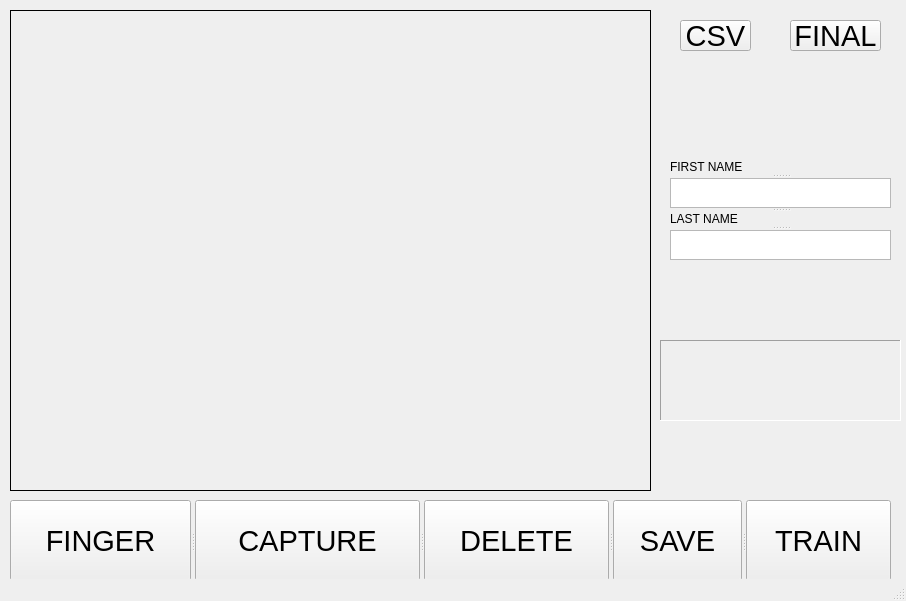
<?xml version="1.0" encoding="UTF-8"?>
<ui version="4.0">
 <class>REGISTRATION</class>
 <widget class="QMainWindow" name="REGISTRATION">
  <property name="geometry">
   <rect>
    <x>0</x>
    <y>0</y>
    <width>906</width>
    <height>601</height>
   </rect>
  </property>
  <property name="windowTitle">
   <string>MainWindow</string>
  </property>
  <widget class="QWidget" name="centralwidget">
   <widget class="QLabel" name="warningText">
    <property name="geometry">
     <rect>
      <x>660</x>
      <y>340</y>
      <width>241</width>
      <height>81</height>
     </rect>
    </property>
    <property name="font">
     <font>
      <family>Arial</family>
      <pointsize>10</pointsize>
     </font>
    </property>
    <property name="frameShape">
     <enum>QFrame::Panel</enum>
    </property>
    <property name="frameShadow">
     <enum>QFrame::Sunken</enum>
    </property>
    <property name="text">
     <string/>
    </property>
    <property name="textFormat">
     <enum>Qt::PlainText</enum>
    </property>
   </widget>
   <widget class="QWidget" name="verticalLayoutWidget">
    <property name="geometry">
     <rect>
      <x>10</x>
      <y>10</y>
      <width>641</width>
      <height>481</height>
     </rect>
    </property>
    <layout class="QVBoxLayout" name="verticalLayout">
     <item>
      <widget class="QLabel" name="displayVideo">
       <property name="frameShape">
        <enum>QFrame::Box</enum>
       </property>
       <property name="text">
        <string/>
       </property>
      </widget>
     </item>
    </layout>
   </widget>
   <widget class="QSplitter" name="splitter">
    <property name="geometry">
     <rect>
      <x>10</x>
      <y>500</y>
      <width>881</width>
      <height>81</height>
     </rect>
    </property>
    <property name="orientation">
     <enum>Qt::Horizontal</enum>
    </property>
    <widget class="QPushButton" name="fingerCapture">
     <property name="font">
      <font>
       <pointsize>22</pointsize>
      </font>
     </property>
     <property name="text">
      <string>FINGER</string>
     </property>
    </widget>
    <widget class="QPushButton" name="pushCapture">
     <property name="font">
      <font>
       <pointsize>22</pointsize>
      </font>
     </property>
     <property name="text">
      <string>CAPTURE</string>
     </property>
    </widget>
    <widget class="QPushButton" name="deleteButton">
     <property name="font">
      <font>
       <pointsize>22</pointsize>
      </font>
     </property>
     <property name="text">
      <string>DELETE</string>
     </property>
    </widget>
    <widget class="QPushButton" name="saveButton">
     <property name="font">
      <font>
       <pointsize>22</pointsize>
      </font>
     </property>
     <property name="text">
      <string>SAVE</string>
     </property>
    </widget>
    <widget class="QPushButton" name="trainButton">
     <property name="font">
      <font>
       <pointsize>22</pointsize>
      </font>
     </property>
     <property name="text">
      <string>TRAIN</string>
     </property>
    </widget>
   </widget>
   <widget class="QSplitter" name="splitter_2">
    <property name="geometry">
     <rect>
      <x>670</x>
      <y>160</y>
      <width>221</width>
      <height>101</height>
     </rect>
    </property>
    <property name="orientation">
     <enum>Qt::Vertical</enum>
    </property>
    <widget class="QLabel" name="firstNameLabel">
     <property name="text">
      <string>FIRST NAME</string>
     </property>
    </widget>
    <widget class="QPlainTextEdit" name="firstNameInput"/>
    <widget class="QLabel" name="lastNameLabel">
     <property name="text">
      <string>LAST NAME</string>
     </property>
    </widget>
    <widget class="QPlainTextEdit" name="lastNameInput"/>
   </widget>
   <widget class="QPushButton" name="printtally">
    <property name="geometry">
     <rect>
      <x>790</x>
      <y>20</y>
      <width>91</width>
      <height>31</height>
     </rect>
    </property>
    <property name="font">
     <font>
      <pointsize>22</pointsize>
     </font>
    </property>
    <property name="text">
     <string>FINAL</string>
    </property>
   </widget>
   <widget class="QPushButton" name="csvexp">
    <property name="geometry">
     <rect>
      <x>680</x>
      <y>20</y>
      <width>71</width>
      <height>31</height>
     </rect>
    </property>
    <property name="font">
     <font>
      <pointsize>22</pointsize>
     </font>
    </property>
    <property name="text">
     <string>CSV</string>
    </property>
   </widget>
  </widget>
  <widget class="QStatusBar" name="statusbar"/>
 </widget>
 <resources/>
 <connections/>
</ui>
